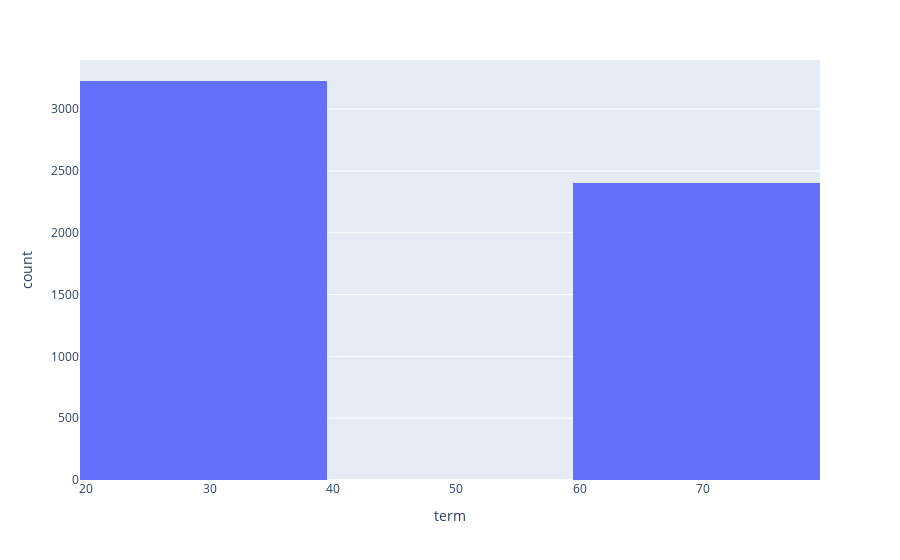

Notebook source saved alongside this figure:
### Code cell
#function  for histogram for customer based on the term chosen
fig = px.histogram(loan_status_data_set, x="term")
fig.show()

### Figure 1 — Plotly figure (JSON) as saved in the notebook; plotly's stock layout.template omitted (floating-point values rounded to 4 significant figures; data arrays with more than 128 entries replaced by an {"elided": "..."} marker saying what was removed)
{"data": [{"alignmentgroup": "True", "bingroup": "x", "hovertemplate": "term=%{x}<br>count=%{y}<extra></extra>", "legendgroup": "", "marker": {"color": "#636efa", "pattern": {"shape": ""}}, "name": "", "offsetgroup": "", "orientation": "v", "showlegend": false, "type": "histogram", "x": {"elided": "5627 int values"}, "xaxis": "x", "yaxis": "y"}], "layout": {"barmode": "relative", "legend": {"tracegroupgap": 0}, "margin": {"t": 60}, "xaxis": {"anchor": "y", "domain": [0, 1], "title": {"text": "term"}}, "yaxis": {"anchor": "x", "domain": [0, 1], "title": {"text": "count"}}}}
